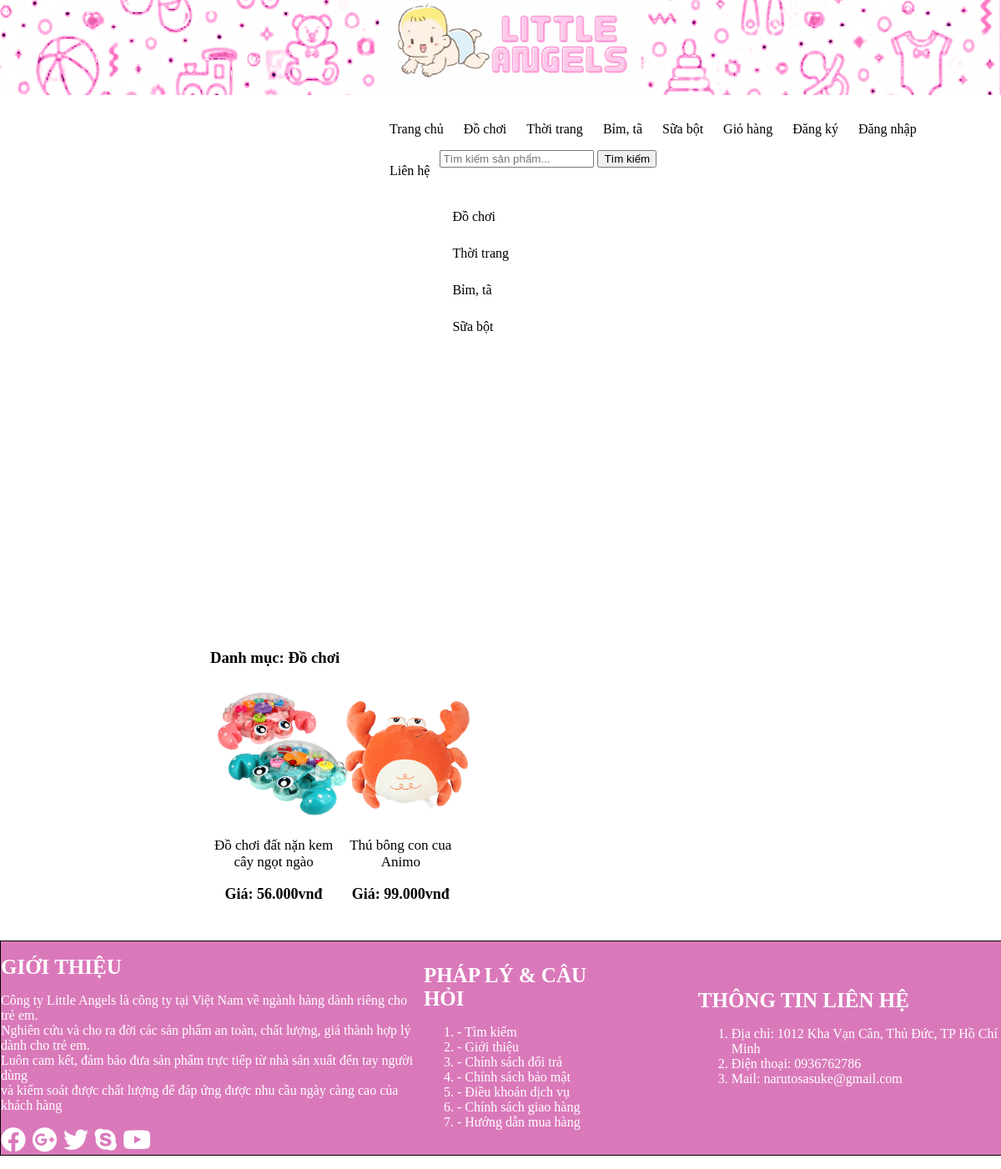
/index.php?quanly=danhmucsanpham&id=13, run on the app's committed database.
### tables this page shows
CREATE TABLE IF NOT EXISTS `tb_danhmuc` (
  `id_danhmuc` int(11) NOT NULL AUTO_INCREMENT,
  `tendanhmuc` varchar(100) NOT NULL,
  `mota` varchar(100) NOT NULL,
  PRIMARY KEY (`id_danhmuc`)
);

CREATE TABLE IF NOT EXISTS `tb_sanpham` (
  `id_sanpham` int(11) NOT NULL AUTO_INCREMENT,
  `tensanpham` varchar(100) NOT NULL,
  `mota` varchar(100) NOT NULL,
  `masanpham` varchar(100) NOT NULL,
  `giatien` varchar(50) NOT NULL,
  `soluong` int(11) NOT NULL,
  `hinhanh` varchar(50) NOT NULL,
  `id_danhmuc` int(11) NOT NULL,
  `tinhtrang` int(11) NOT NULL,
  PRIMARY KEY (`id_sanpham`)
);

### pages/main/danhmuc.php (the view)
<?php
$sql_pro = "SELECT * FROM tb_sanpham WHERE tb_sanpham.id_danhmuc='$_GET[id]' ORDER BY id_sanpham DESC";
$query_pro = mysqli_query($mysqli,$sql_pro);
$sql_cate = "SELECT * FROM tb_danhmuc WHERE  tb_danhmuc.id_danhmuc='$_GET[id]' LIMIT 1";
$query_cate = mysqli_query($mysqli, $sql_cate);
$row_title = mysqli_fetch_array($query_cate);
?>
<h3>Danh mục: <?php echo $row_title['tendanhmuc'] ?></h3>
<ul class="product_list">
    <?php
    while($row_pro=mysqli_fetch_array($query_pro)){
    ?>
    <li>
        <a href="index.php?quanly=sanpham&id=<?php echo $row_pro['id_sanpham'] ?>">
            <img src="admin/modules/productssanpham/uploads/<?php echo $row_pro['hinhanh'] ?>">
            <p class="title_product"><?php echo $row_pro['tensanpham'] ?></p>
            <p class="price_product">Giá: <?php echo number_format($row_pro['giatien'],0,',','.').'vnđ'  ?> </p>
        </a>
    </li>
    <?php
    }
    ?>
</ul>

### pages/menu.php (shortened to what this page needs)
<?php
$sql_danhmuc = "SELECT * FROM tb_danhmuc ORDER BY id_danhmuc DESC";
$query_danhmuc = mysqli_query($mysqli,$sql_danhmuc);
?>
<div class="menu">
            <ul class="list_menu">
                <li><a href="index.php">Trang chủ</a></li>
                <?php
                while($row_danhmuc = mysqli_fetch_array($query_danhmuc)){
                ?>
                <li><a href="index.php?quanly=danhmucsanpham&id=<?php echo $row_danhmuc['id_danhmuc'] ?>"><?php echo $row_danhmuc['tendanhmuc'] ?></a></li>
                <?php
                }
                ?>
                <li><a href="index.php?quanly=giohang">Giỏ hàng</a> </li>
                <?php
                 if (isset($_SESSION['dangky'])) {
                 ?>
        <li><a href="index.php?dangxuat=1">Đăng xuất</a> </li>
        <?php
                 } else {
                 ?>
                         <li><a href="index.php?quanly=dangky">Đăng ký</a> </li>
        <?php
                 }
                 ?>
                <li><a href="index.php?quanly=dangnhap">Đăng nhập</a></li>
                <li><a href="index.php?quanly=lienhe"> Liên hệ</a></li>
            </ul>
            <p>
            <form action="index.php?quanly=timkiem" method="POST">
            <input type="text" placeholder="Tìm kiếm sản phẩm..." name="tukhoa">
            <input type="submit" name="timkiem" value="Tìm kiếm">
            </form>
        </p>
        </div>

### pages/sidebar/sidebar.php
<div class="sidebar">
                <ul class="list_sidebar">
                <?php
                    $sql_danhmuc = "SELECT * FROM tb_danhmuc ORDER BY id_danhmuc DESC";
                    $query_danhmuc = mysqli_query($mysqli,$sql_danhmuc);
                    while($row = mysqli_fetch_array($query_danhmuc)){
                ?>
                    <li><a href="index.php?quanly=danhmucsanpham&id=<?php echo $row['id_danhmuc'] ?>"><?php echo $row['tendanhmuc'] ?></a></li>
                <?php
                }
                ?>
                </ul>
            </div>

### css/style.css (style rules this page uses)
body { margin: 0; padding: 0; }
.menu { height: 50px; width: 100%; }
ul.list_menu { padding: 0; margin: 0; width: 60%; list-style: none; margin-left: 455px; color: #000000; line-height: 26px; }
ul.list_menu li { float:left ; margin: 7px; padding: 5px; }
.menu .list_menu li a { text-decoration: none; text-align: right; color: #000; font-size: 16px; font-family: Times New Roman, 'Times New Roman', Times, serif; }
.content-main .product_list { padding: 0; margin: 0; list-style: none; width: 100%; }
.content-main .product_list .title_product { text-align: center; color: #000000; font-size: 17px; font-weight: normal; }
.content-main .product_list .price_product { text-align: center; color: #000000; font-size: 18px ; font-weight: bold; }
.content-main .product_list li { width: 15%; float: left; margin: 5px; height: 300px; }
.content-main .product_list li a { text-decoration: none; }
.content-main .product_list li img { height: 160px; float: 80px; margin-right: 20px; }
.sidebar { height: 520px; width: 20%; margin-top: 54px; margin-left: 3px; float: left; }
ul.list_sidebar { padding: 0; margin: 0; width: 100%; font-size: 16px; list-style: none; line-height: 27px; }
ul.list_sidebar li { margin: 7px; padding: 5px; cursor: pointer; }
ul.list_sidebar li a { text-decoration: none; text-align: left; color: #000000; display: block; }

### data on the page
tb_danhmuc: tendanhmuc "Đồ chơi"
tb_danhmuc: tendanhmuc "Thời trang"
tb_danhmuc: tendanhmuc "Bỉm, tã"
tb_danhmuc: tendanhmuc "Sữa bột"
tb_sanpham: hinhanh (picture), tensanpham "Đồ chơi đất nặn kem cây ngọt ngào", giatien "56.000"
tb_sanpham: hinhanh (picture), tensanpham "Thú bông con cua Animo", giatien "99.000"
